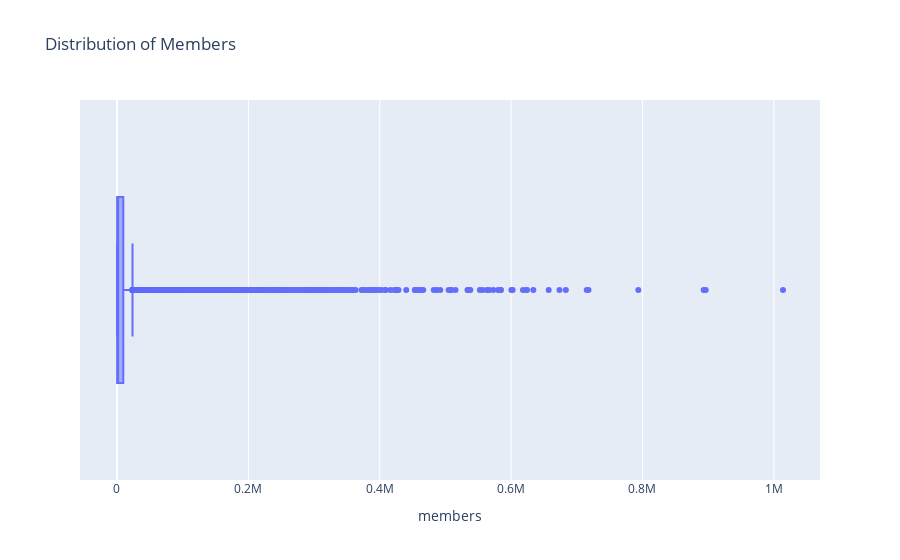

Write notebook code for a chart like this one.
### Code cell
import plotly.express as px

# Create an interactive box plot for the 'members' column
fig = px.box(anime_df, x='members', title='Distribution of Members')

# Show the plot
fig.show()

### Figure 1 — Plotly figure (JSON) as saved in the notebook; plotly's stock layout.template omitted (floating-point values rounded to 4 significant figures; data arrays with more than 128 entries replaced by an {"elided": "..."} marker saying what was removed)
{"data": [{"alignmentgroup": "True", "hovertemplate": "members=%{x}<extra></extra>", "legendgroup": "", "marker": {"color": "#636efa"}, "name": "", "notched": false, "offsetgroup": "", "orientation": "h", "showlegend": false, "type": "box", "x": {"elided": "12017 int values"}, "x0": " ", "xaxis": "x", "y0": " ", "yaxis": "y"}], "layout": {"boxmode": "group", "legend": {"tracegroupgap": 0}, "title": {"text": "Distribution of Members"}, "xaxis": {"anchor": "y", "domain": [0, 1], "title": {"text": "members"}}, "yaxis": {"anchor": "x", "domain": [0, 1]}}}
